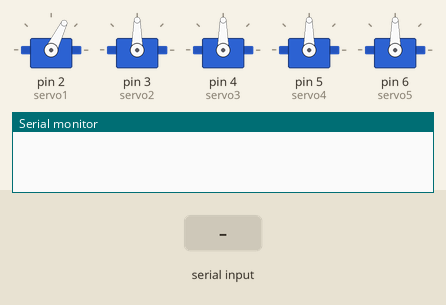
This sketch was run on a simulated Arduino Uno, built with avr-gcc and run on an emulated ATmega328P. Shown: 5 × servo, the last lines printed to the serial monitor. The inputs (shaded band) are chosen by the test bench.

Above: at 1.2 s.
1.3 s: "90,45,200\n" received over Serial
At 2.2 s:
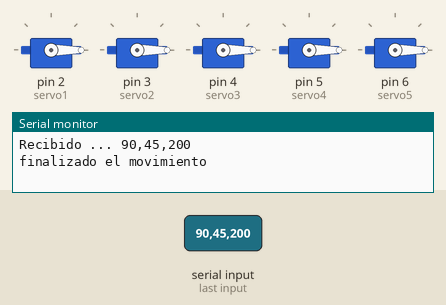
2.9 s: "90,45\n" received over Serial
4.4 s: "90,45,200,10\n" received over Serial
Timing chart, 0 to 7.4 s (numbered marks = the images above; inputs shaded):
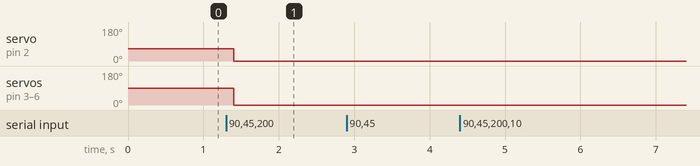

Measured:
- after the input at 1.3 s, servo on pin 2 (servo1): 64° → 0° after 0.10 s; servo on pin 3 (servo2), servo on pin 4 (servo3), servo on pin 5 (servo4), servo on pin 6 (servo5): 90° → 0° after 0.10 s

The sketch:

Control_servos_v2.0.0.ino
```cpp
// Three Broketers Team
// CONTROL DE 5 SERVOMOTORES POR CADENA DE TEXTO RECIBIDA POR UART CONTROL DE INERCIA MEDIANTE VELOCIDAD DE MOVIMIENTO

// Enviar una cadena que contenga los milisegundos del PWM de cada motor -> 12002000130011100300
// Corresponde a 1200 ms, 2000 ms, 1300 ms, 1110 ms y 300 ms para cada servo (1 al 5 respectivamente)
// José Alfonso Domínguez Chávez
// Versión 2.0.0 2022-07-28
// Se agrega el control de velocidad mediante constante para disminuir la inercia de los movimientos

 #include <Servo.h>
 String readString, Strservo1, Strservo2, Strservo3, Strservo4, Strservo5;
 int k_inercial = 1;
 int step_servo1, step_servo2, step_servo3, step_servo4, step_servo5, movimientos;
 // Posiciones iniciales para los servos
 int ms1=1200;
 int ms2=1200;
 int ms3=1200;
 int ms4=1200;
 int ms5=1200;

 // Crea los objetos para control de los servos
 Servo servo1;
 Servo servo2;
 Servo servo3;
 Servo servo4;
 Servo servo5;

 void setup() {
 Serial.begin(9600);
 //Configuración de los pines para los servos
 servo1.attach(2);
 servo2.attach(3);
 servo3.attach(4);
 servo4.attach(5);
 servo5.attach(6);

// Mueve a inicio los servomotores

 servo1.writeMicroseconds(ms1);
 servo1.writeMicroseconds(ms2);
 servo1.writeMicroseconds(ms3);
 servo1.writeMicroseconds(ms4);
 servo1.writeMicroseconds(ms5);

 }

 void loop() {

 while (Serial.available()) {
 delay(10);
 if (Serial.available() >0) { //Si el puerto serie está abierto ...
 char c = Serial.read();  //Obtiene un caractér del buffer
 readString += c;  //Concatena la cadena hasta que encuentra retorno de carro
 }
 }

 if (readString.length() >0) { //Si la variable contiene datos ...
 Serial.print ("Recibido ... ");
 Serial.print (readString);  //Imprime en terminal la cadena recibida

 Strservo1 = readString.substring(0, 4);  //Obtiene los primeros cuatro caractéres
 Strservo2 = readString.substring(4, 8);  //Obtiene los siguientes cuatro
 Strservo3 = readString.substring(8, 12);  //Obtiene los siguientes cuatro
 Strservo4 = readString.substring(12, 16);  //Obtiene los siguientes cuatro
 Strservo5 = readString.substring(16, 20);  //Obtiene los últimos cuatro

 char carray1[6];  //Conversión de cadena a número
 Strservo1.toCharArray(carray1, sizeof(carray1));
 ms1 = atoi(carray1);

 char carray2[6];
 Strservo2.toCharArray(carray2, sizeof(carray2));
 ms2 = atoi(carray2);

 char carray3[6];
 Strservo3.toCharArray(carray3, sizeof(carray3));
 ms3 = atoi(carray3);

 char carray4[6];
 Strservo4.toCharArray(carray4, sizeof(carray4));
 ms4 = atoi(carray4);

 char carray5[6];
 Strservo5.toCharArray(carray5, sizeof(carray5));
 ms5 = atoi(carray5);

movimientos = (step_servo1-ms1)+(step_servo2-ms2)+(step_servo3-ms3)+(step_servo4-ms4)+(step_servo5-ms5);
 while (movimientos != 0){
 movimientos = (step_servo1-ms1)+(step_servo2-ms2)+(step_servo3-ms3)+(step_servo4-ms4)+(step_servo5-ms5);

    if (step_servo1 - ms1 > 0) {step_servo1--;}
    if (step_servo1 - ms1 < 0) {step_servo1++;}

    if (step_servo2 - ms2 > 0) {step_servo2--;}
    if (step_servo2 - ms2 < 0) {step_servo2++;}

    if (step_servo3 - ms3 > 0) {step_servo3--;}
    if (step_servo3 - ms3 < 0) {step_servo3++;}

    if (step_servo4 - ms4 > 0) {step_servo4--;}
    if (step_servo4 - ms4 < 0) {step_servo4++;}

    if (step_servo5 - ms5 > 0) {step_servo5--;}
    if (step_servo5 - ms5 < 0) {step_servo5++;}

   // Mueve los servos

   servo1.writeMicroseconds(step_servo1);
   servo2.writeMicroseconds(step_servo2);
   servo3.writeMicroseconds(step_servo3);
   servo4.writeMicroseconds(step_servo4);
   servo5.writeMicroseconds(step_servo5);
   delay (k_inercial);
 } //fin de while
  Serial.print ("finalizado el movimiento");
  Serial.print ('\n');
  step_servo1 = ms1;
  step_servo2 = ms2;
  step_servo3 = ms3;
  step_servo4 = ms4;
  step_servo5 = ms5;

 readString="";
 }
 }
```
